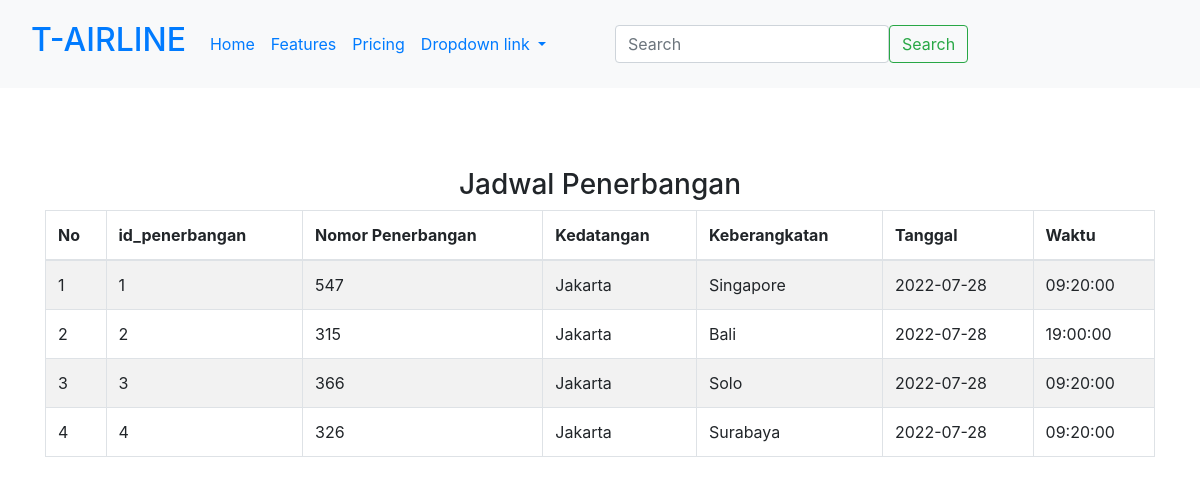
The page /penerbangan.php on the database its author committed.
### tables this page shows
CREATE TABLE `tb_flights` (
  `id_penerbangan` int(11) NOT NULL,
  `no_penerbangan` varchar(10) NOT NULL,
  `pesawat` varchar(30) NOT NULL,
  `kedatangan` varchar(20) NOT NULL,
  `keberangkatan` varchar(20) NOT NULL,
  `tanggal` date NOT NULL,
  `waktu` time NOT NULL
);

### penerbangan.php (the view, shortened to what this page needs)
<!DOCTYPE html>
<html lang="en">
<head>
    <link rel="stylesheet" href="https://cdnjs.cloudflare.com/ajax/libs/twitter-bootstrap/4.1.3/css/bootstrap.css" />
    <link rel="stylesheet" href="https://cdn.datatables.net/1.10.19/css/dataTables.bootstrap4.min.css" />
</head>
<body>
<nav class="navbar navbar-expand-lg bg-light">
  <div class="container-fluid container text-center">
    <a class="navbar-brand" href="#"><h2><center>T-AIRLINE</center></h2></a>
    <div class="collapse navbar-collapse" id="navbarNavDropdown">
      <ul class="navbar-nav">
        <li class="nav-item">
          <a class="nav-link active" aria-current="page" href="index.php">Home</a>
        </li>
        <li class="nav-item">
          <a class="nav-link" href="#">Features</a>
        </li>
        <li class="nav-item">
          <a class="nav-link" href="#">Pricing</a>
        </li>
        <li class="nav-item dropdown">
          <a class="nav-link dropdown-toggle" href="#" role="button" data-bs-toggle="dropdown" aria-expanded="false">
            Dropdown link
          </a>
        </li>
      </ul>
    </div>
  </div>
  <br><br><br><div class="container-fluid">
    <form class="d-flex" role="search">
      <input class="form-control me-2" type="search" placeholder="Search" aria-label="Search">
      <button class="btn btn-outline-success" type="submit">Search</button>
    </form>
  </div>
</nav>
    <div class="container" style="margin-top: 5em !important;">
        <table class="table table-striped table-bordered" style="width:100%" id="table-flight">
        <h3><center>Jadwal Penerbangan</center></h3>
            <thead>
                <tr>
                    <th scope="col">No</th>
                    <th scope="col">id_penerbangan</th>
                    <th scope="col">Nomor Penerbangan</th>
                    <th scope="col">Kedatangan</th>
                    <th scope="col">Keberangkatan</th>
                    <th scope="col">Tanggal</th>
                    <th scope="col">Waktu</th>
                </tr>
            </thead>
            <?php
            include "connection.php";
            $no=1;
            $ambildata = mysqli_query($connection, "select * from tb_flights");
            while ($tampil = mysqli_fetch_array($ambildata)){
                echo"
                <tr>
                    <td>$no</td>
                    <td>$tampil[id_penerbangan]</td>
                    <td>$tampil[no_penerbangan]</td>
                    <td>$tampil[kedatangan]</td>
                    <td>$tampil[keberangkatan]</td>
                    <td>$tampil[tanggal]</td>
                    <td>$tampil[waktu]</td>
                </tr> ";
                $no++;
            }
            ?>
        </table>
    </div>
</body>
</html>

### rows shown on the page
tb_flights: id_penerbangan "1", no_penerbangan "547", kedatangan "Jakarta", keberangkatan "Singapore", tanggal "2022-07-28", waktu "09:20:00"
tb_flights: id_penerbangan "2", no_penerbangan "315", kedatangan "Jakarta", keberangkatan "Bali", tanggal "2022-07-28", waktu "19:00:00"
tb_flights: id_penerbangan "3", no_penerbangan "366", kedatangan "Jakarta", keberangkatan "Solo", tanggal "2022-07-28", waktu "09:20:00"
tb_flights: id_penerbangan "4", no_penerbangan "326", kedatangan "Jakarta", keberangkatan "Surabaya", tanggal "2022-07-28", waktu "09:20:00"
